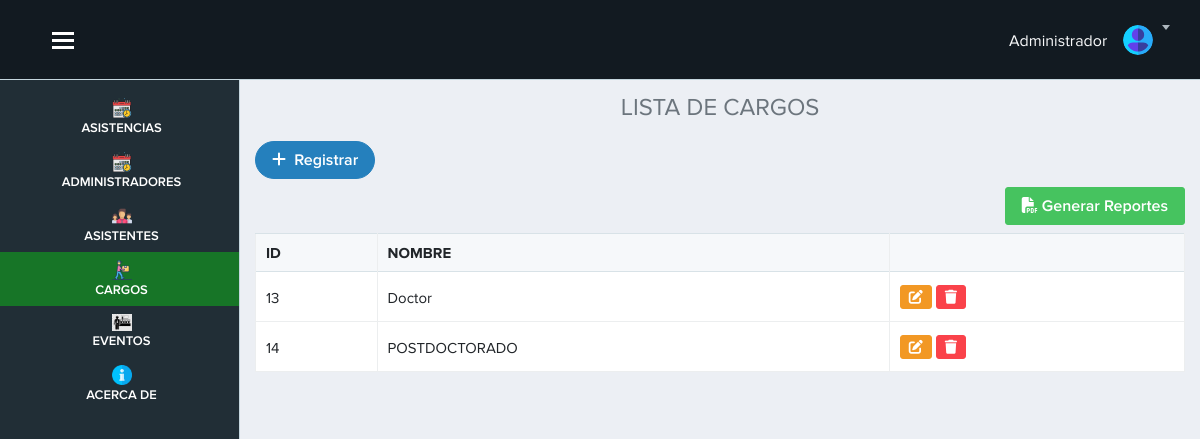
Screenshot of /vista/cargo.php?id=13 (signed in) with the database file from the repository.
### tables this page shows
CREATE TABLE `cargo`  (
  `id_cargo` int NOT NULL AUTO_INCREMENT,
  `nombre` varchar(100) NULL DEFAULT NULL,
  PRIMARY KEY (`id_cargo`) USING BTREE
);

### vista/cargo.php (the view, shortened to what this page needs)
<?php require('./layout/topbar.php'); ?>
<?php require('./layout/sidebar.php'); ?>
<div class="page-content">
    <h4 class="text-center text-secondary">LISTA DE CARGOS</h4>
    <?php
      include "../modelo/conexion.php";
      $sql=$conexion->query(" SELECT * from cargo");
    ?>
    <a href="registro_cargo.php" class="btn btn-primary btn-rounded mb-2"><i class="fas fa-plus"></i> &nbsp;Registrar</a>
    <div class="text-right mb-2">
      <a href="fpdf/reportecargoV.php" target="_blank" class="btn btn-success"><i class="fas fa-file-pdf"></i> Generar Reportes</a>
    </div>
    <table class="table table-bordered table-hover col-sm-12" id="example">
      <thead>
        <tr>
          <th scope="col">ID</th>
          <th scope="col">NOMBRE</th>
          <th></th>
        </tr>
      </thead>
      <tbody>
        <?php
          while($datos=$sql->fetch_object()) { ?>
          <tr>
            <td><?= $datos->id_cargo ?></td>
            <td><?= $datos->nombre ?></td>
            <td>
            <a href="" data-toggle="modal" data-target="#exampleModal<?= $datos->id_cargo ?>" class="btn btn-warning btn-sm"><i class="fas fa-edit"></i></a>
            <a href="cargo.php?id=<?= $datos->id_cargo ?>" onclick="advertencia(event)" class="btn btn-danger btn-sm"><i class="fas fa-trash"></i></a>
            </td>
          </tr>
        <?php  }
        ?>
      </tbody>
    </table>
</div>
</div>
<?php require('./layout/footer.php'); ?>

### vista/layout/topbar.php (style rules this page uses)
.page-content { margin-top: 70px; }

### rows the page displays
cargo: id_cargo "13", nombre "Doctor"
cargo: id_cargo "14", nombre "POSTDOCTORADO"
